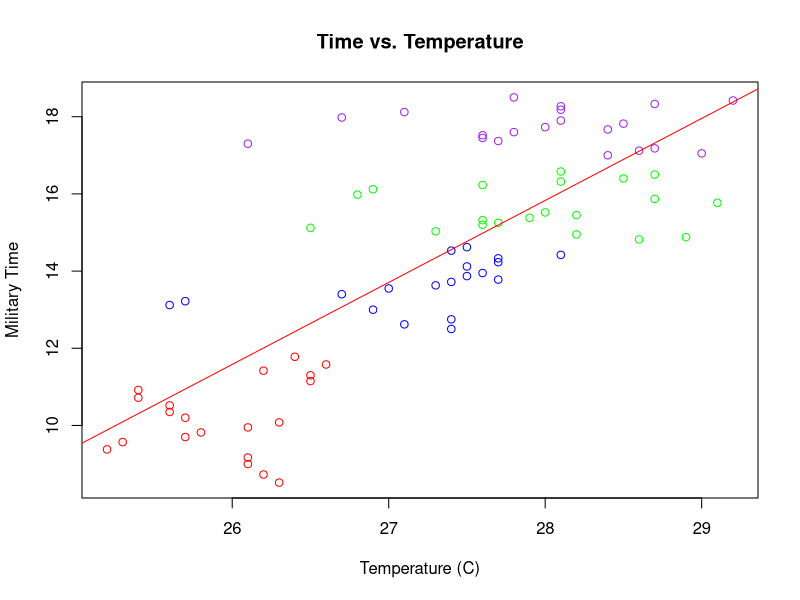
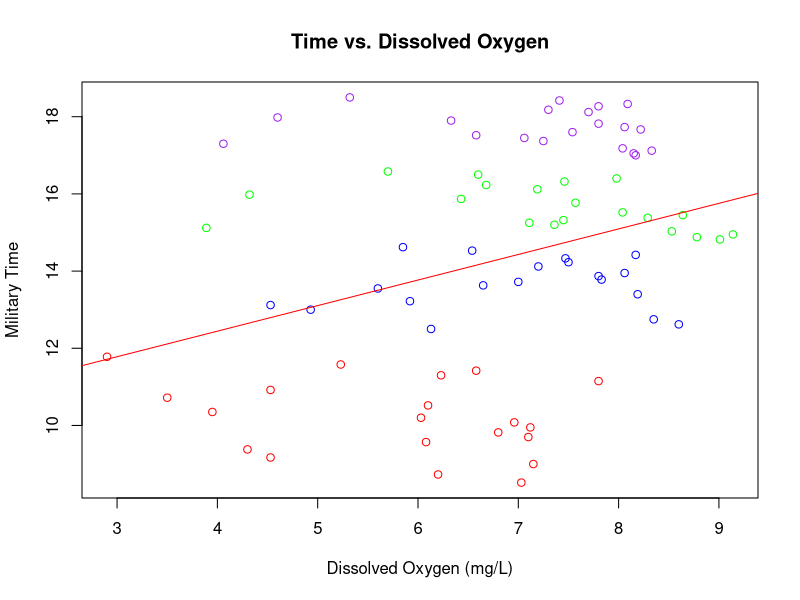
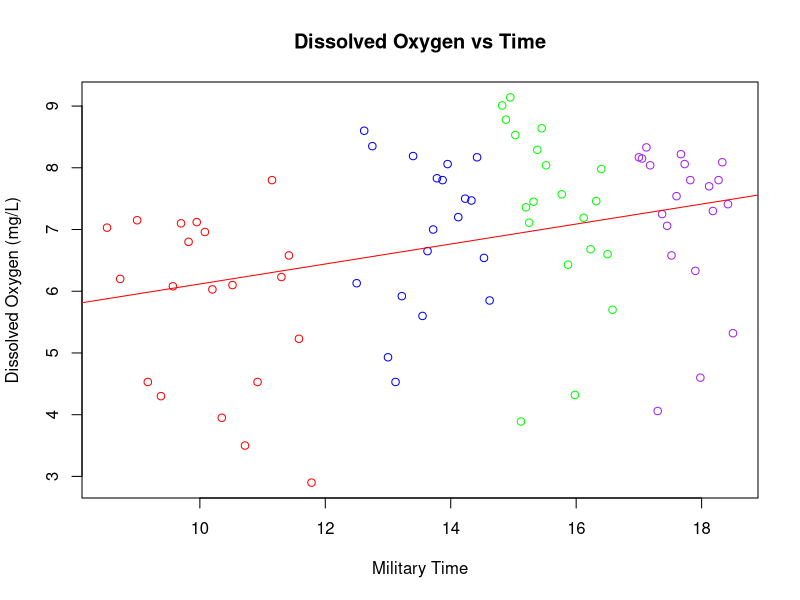
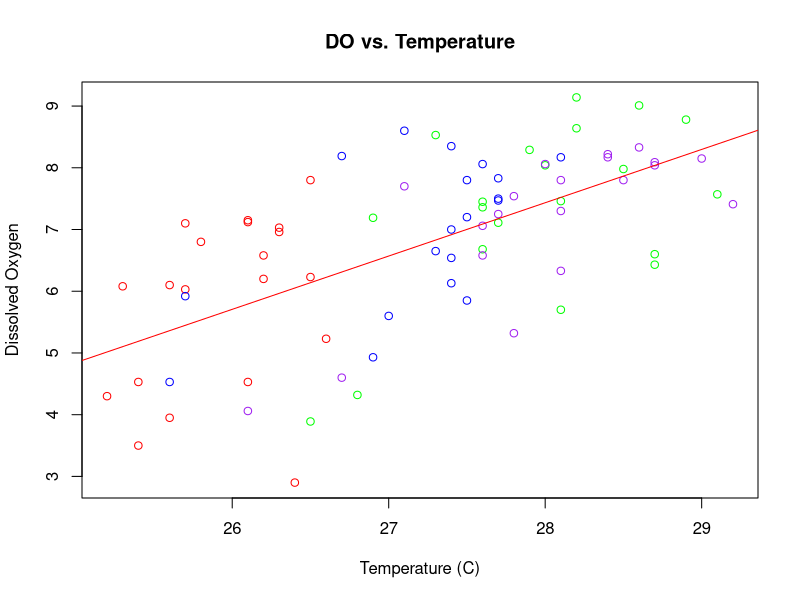
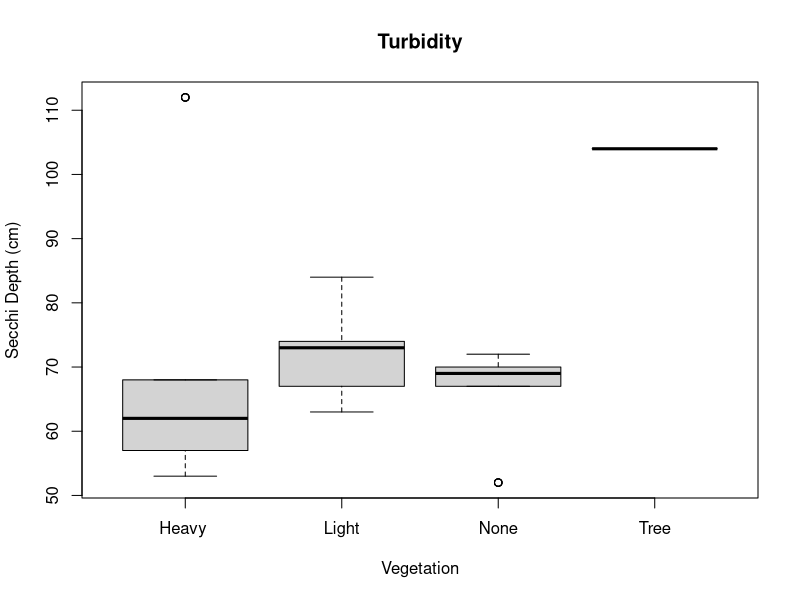
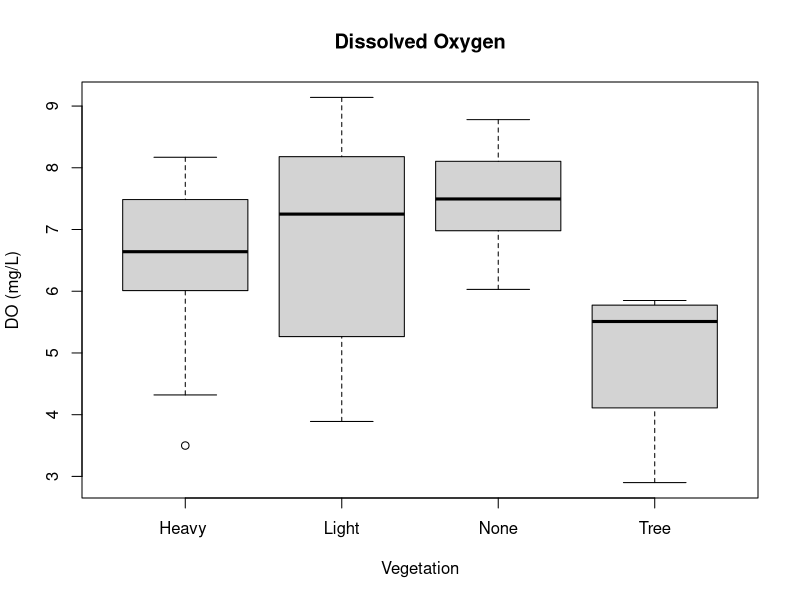
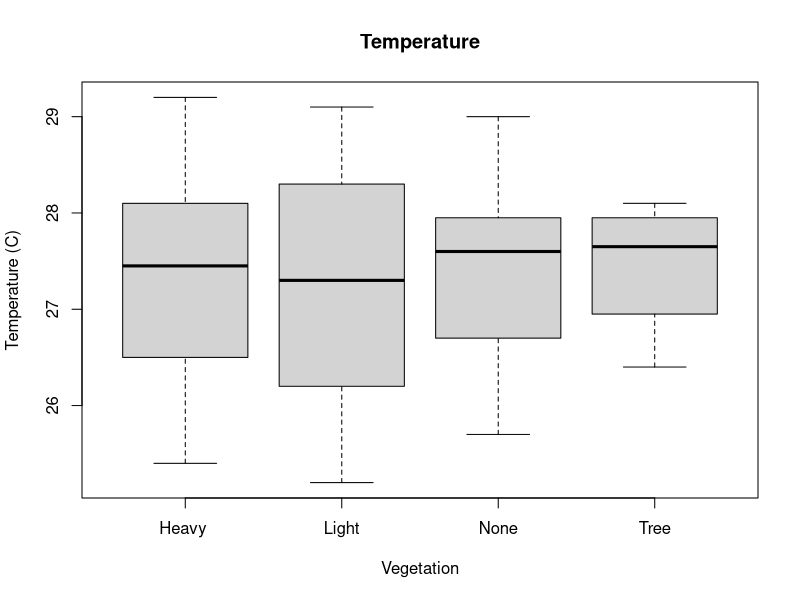

The R source for these figures, in order:
## ---- chunk 1
dat<-read.csv("_dat/2019_6_13edt.csv")
## ---- chunk 2
plot(Decimal.Time~Temp,data=dat, main="Time vs. Temperature",
     xlab="Temperature (C)",
     ylab="Military Time",
     type="n")
points(Decimal.Time~Temp,data=dat,
       subset=Measurement.Number=="1",
       col="red")
points(Decimal.Time~Temp,data=dat,
       subset=Measurement.Number=="2",
       col="blue")
points(Decimal.Time~Temp,data=dat,
       subset=Measurement.Number=="3",
       col="green")
points(Decimal.Time~Temp,data=dat,
       subset=Measurement.Number=="4",
       col="purple")
abline(lm(Decimal.Time~Temp, data=dat), col="red")
## ---- chunk 3
plot(Decimal.Time~DO,data=dat,  main="Time vs. Dissolved Oxygen",
     xlab="Dissolved Oxygen (mg/L)",
     ylab="Military Time",
     type="n")
points(Decimal.Time~DO,data=dat,
       subset=Measurement.Number=="1",
       col="red")
points(Decimal.Time~DO,data=dat,
       subset=Measurement.Number=="2",
       col="blue")
points(Decimal.Time~DO,data=dat,
       subset=Measurement.Number=="3",
       col="green")
points(Decimal.Time~DO,data=dat,
       subset=Measurement.Number=="4",
       col="purple")
abline(lm(Decimal.Time~DO, data=dat), col="red")
## ---- chunk 4
plot(DO~Decimal.Time,data=dat,  main="Dissolved Oxygen vs Time",
     xlab="Military Time",
     ylab="Dissolved Oxygen (mg/L)",
     type="n")
points(DO~Decimal.Time,data=dat,
       subset=Measurement.Number=="1",
       col="red")
points(DO~Decimal.Time,data=dat,
       subset=Measurement.Number=="2",
       col="blue")
points(DO~Decimal.Time,data=dat,
       subset=Measurement.Number=="3",
       col="green")
points(DO~Decimal.Time,data=dat,
       subset=Measurement.Number=="4",
       col="purple")
abline(lm(DO~Decimal.Time, data=dat), col="red")
## ---- chunk 5
plot(DO~Temp,data=dat, main="DO vs. Temperature",
     xlab="Temperature (C)",
     ylab="Dissolved Oxygen",
     type="n")
points(DO~Temp,data=dat,
       subset=Measurement.Number=="1",
       col="red")
points(DO~Temp,data=dat,
       subset=Measurement.Number=="2",
       col="blue")
points(DO~Temp,data=dat,
       subset=Measurement.Number=="3",
       col="green")
points(DO~Temp,data=dat,
       subset=Measurement.Number=="4",
       col="purple")
abline(lm(DO~Temp, data=dat), col="red")
## ---- chunk 6
lm(DO~Temp, data=dat)

## ---- chunk 7
boxplot(Turbidity~Veg, data=dat, main="Turbidity", xlab="Vegetation", ylab="Secchi Depth (cm)")
boxplot(DO~Veg, data=dat, main="Dissolved Oxygen",xlab="Vegetation", ylab="DO (mg/L)")
boxplot(Temp~Veg, data=dat, main="Temperature", xlab="Vegetation", ylab="Temperature (C)")

